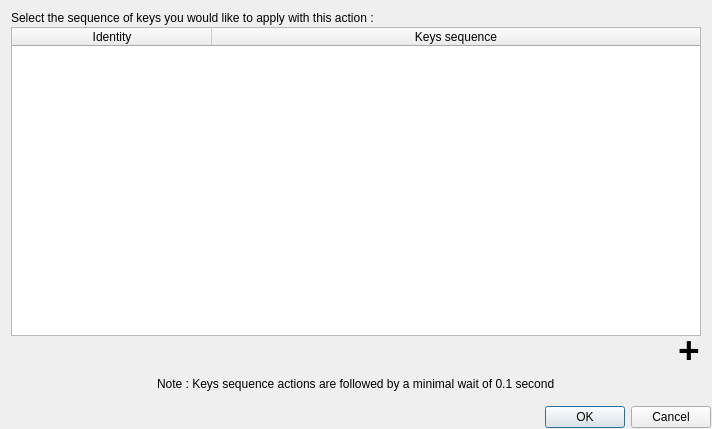
<?xml version="1.0" encoding="UTF-8"?>
<ui version="4.0">
 <class>CreateKeysSequenceActionDialog</class>
 <widget class="QDialog" name="CreateKeysSequenceActionDialog">
  <property name="geometry">
   <rect>
    <x>0</x>
    <y>0</y>
    <width>712</width>
    <height>429</height>
   </rect>
  </property>
  <property name="windowTitle">
   <string>Create/Edit a Keys Sequence Action</string>
  </property>
  <layout class="QVBoxLayout" name="verticalLayout">
   <property name="spacing">
    <number>2</number>
   </property>
   <property name="leftMargin">
    <number>1</number>
   </property>
   <property name="topMargin">
    <number>1</number>
   </property>
   <property name="rightMargin">
    <number>1</number>
   </property>
   <property name="bottomMargin">
    <number>1</number>
   </property>
   <item>
    <layout class="QGridLayout" name="gridLayout">
     <property name="spacing">
      <number>2</number>
     </property>
     <item row="1" column="0">
      <spacer name="horizontalSpacer">
       <property name="orientation">
        <enum>Qt::Orientation::Horizontal</enum>
       </property>
       <property name="sizeType">
        <enum>QSizePolicy::Policy::Minimum</enum>
       </property>
       <property name="sizeHint" stdset="0">
        <size>
         <width>10</width>
         <height>10</height>
        </size>
       </property>
      </spacer>
     </item>
     <item row="1" column="1">
      <widget class="QLabel" name="label">
       <property name="text">
        <string>Select the sequence of keys you would like to apply with this action :</string>
       </property>
      </widget>
     </item>
     <item row="1" column="2">
      <spacer name="horizontalSpacer_2">
       <property name="orientation">
        <enum>Qt::Orientation::Horizontal</enum>
       </property>
       <property name="sizeType">
        <enum>QSizePolicy::Policy::Minimum</enum>
       </property>
       <property name="sizeHint" stdset="0">
        <size>
         <width>10</width>
         <height>10</height>
        </size>
       </property>
      </spacer>
     </item>
     <item row="0" column="0">
      <spacer name="verticalSpacer">
       <property name="orientation">
        <enum>Qt::Orientation::Vertical</enum>
       </property>
       <property name="sizeType">
        <enum>QSizePolicy::Policy::Minimum</enum>
       </property>
       <property name="sizeHint" stdset="0">
        <size>
         <width>10</width>
         <height>10</height>
        </size>
       </property>
      </spacer>
     </item>
     <item row="3" column="1">
      <layout class="QHBoxLayout" name="horizontalLayout_3">
       <property name="spacing">
        <number>2</number>
       </property>
       <property name="topMargin">
        <number>0</number>
       </property>
       <item>
        <spacer name="horizontalSpacer_6">
         <property name="orientation">
          <enum>Qt::Orientation::Horizontal</enum>
         </property>
         <property name="sizeHint" stdset="0">
          <size>
           <width>40</width>
           <height>20</height>
          </size>
         </property>
        </spacer>
       </item>
       <item>
        <widget class="QPushButton" name="addKeysSequenceButton">
         <property name="sizePolicy">
          <sizepolicy hsizetype="Minimum" vsizetype="Minimum">
           <horstretch>0</horstretch>
           <verstretch>0</verstretch>
          </sizepolicy>
         </property>
         <property name="maximumSize">
          <size>
           <width>45</width>
           <height>45</height>
          </size>
         </property>
         <property name="font">
          <font>
           <pointsize>28</pointsize>
           <bold>true</bold>
          </font>
         </property>
         <property name="styleSheet">
          <string notr="true">QPushButton{padding-top:-10px;}</string>
         </property>
         <property name="text">
          <string notr="true">+</string>
         </property>
         <property name="flat">
          <bool>true</bool>
         </property>
        </widget>
       </item>
      </layout>
     </item>
     <item row="2" column="1">
      <widget class="KeysSequencesTableWidget" name="tableWidget">
       <property name="focusPolicy">
        <enum>Qt::FocusPolicy::StrongFocus</enum>
       </property>
       <property name="editTriggers">
        <set>QAbstractItemView::EditTrigger::NoEditTriggers</set>
       </property>
       <property name="tabKeyNavigation">
        <bool>true</bool>
       </property>
       <property name="showDropIndicator" stdset="0">
        <bool>true</bool>
       </property>
       <property name="dragDropOverwriteMode">
        <bool>false</bool>
       </property>
       <property name="alternatingRowColors">
        <bool>true</bool>
       </property>
       <property name="selectionMode">
        <enum>QAbstractItemView::SelectionMode::SingleSelection</enum>
       </property>
       <property name="selectionBehavior">
        <enum>QAbstractItemView::SelectionBehavior::SelectRows</enum>
       </property>
       <attribute name="horizontalHeaderMinimumSectionSize">
        <number>64</number>
       </attribute>
       <attribute name="horizontalHeaderDefaultSectionSize">
        <number>200</number>
       </attribute>
       <attribute name="horizontalHeaderStretchLastSection">
        <bool>true</bool>
       </attribute>
       <attribute name="verticalHeaderVisible">
        <bool>false</bool>
       </attribute>
       <column>
        <property name="text">
         <string>Identity</string>
        </property>
       </column>
       <column>
        <property name="text">
         <string>Keys sequence</string>
        </property>
       </column>
      </widget>
     </item>
     <item row="5" column="1">
      <spacer name="verticalSpacer_2">
       <property name="orientation">
        <enum>Qt::Orientation::Vertical</enum>
       </property>
       <property name="sizeType">
        <enum>QSizePolicy::Policy::Minimum</enum>
       </property>
       <property name="sizeHint" stdset="0">
        <size>
         <width>10</width>
         <height>10</height>
        </size>
       </property>
      </spacer>
     </item>
     <item row="4" column="1">
      <layout class="QHBoxLayout" name="horizontalLayout_2">
       <property name="topMargin">
        <number>0</number>
       </property>
       <item>
        <spacer name="horizontalSpacer_5">
         <property name="orientation">
          <enum>Qt::Orientation::Horizontal</enum>
         </property>
         <property name="sizeType">
          <enum>QSizePolicy::Policy::Expanding</enum>
         </property>
         <property name="sizeHint" stdset="0">
          <size>
           <width>40</width>
           <height>20</height>
          </size>
         </property>
        </spacer>
       </item>
       <item>
        <widget class="QLabel" name="label_3">
         <property name="text">
          <string>Note : Keys sequence actions are followed by a minimal wait of 0.1 second</string>
         </property>
        </widget>
       </item>
       <item>
        <spacer name="horizontalSpacer_7">
         <property name="orientation">
          <enum>Qt::Orientation::Horizontal</enum>
         </property>
         <property name="sizeType">
          <enum>QSizePolicy::Policy::Expanding</enum>
         </property>
         <property name="sizeHint" stdset="0">
          <size>
           <width>40</width>
           <height>20</height>
          </size>
         </property>
        </spacer>
       </item>
      </layout>
     </item>
    </layout>
   </item>
   <item>
    <widget class="QDialogButtonBox" name="buttonBox">
     <property name="orientation">
      <enum>Qt::Orientation::Horizontal</enum>
     </property>
     <property name="standardButtons">
      <set>QDialogButtonBox::StandardButton::Cancel|QDialogButtonBox::StandardButton::Ok</set>
     </property>
    </widget>
   </item>
  </layout>
 </widget>
 <customwidgets>
  <customwidget>
   <class>KeysSequencesTableWidget</class>
   <extends>QTableWidget</extends>
   <header location="global">ui/KeysSequencesTableWidget.h</header>
  </customwidget>
 </customwidgets>
 <resources/>
 <connections>
  <connection>
   <sender>buttonBox</sender>
   <signal>accepted()</signal>
   <receiver>CreateKeysSequenceActionDialog</receiver>
   <slot>accept()</slot>
   <hints>
    <hint type="sourcelabel">
     <x>248</x>
     <y>254</y>
    </hint>
    <hint type="destinationlabel">
     <x>157</x>
     <y>274</y>
    </hint>
   </hints>
  </connection>
  <connection>
   <sender>buttonBox</sender>
   <signal>rejected()</signal>
   <receiver>CreateKeysSequenceActionDialog</receiver>
   <slot>reject()</slot>
   <hints>
    <hint type="sourcelabel">
     <x>316</x>
     <y>260</y>
    </hint>
    <hint type="destinationlabel">
     <x>286</x>
     <y>274</y>
    </hint>
   </hints>
  </connection>
 </connections>
</ui>
